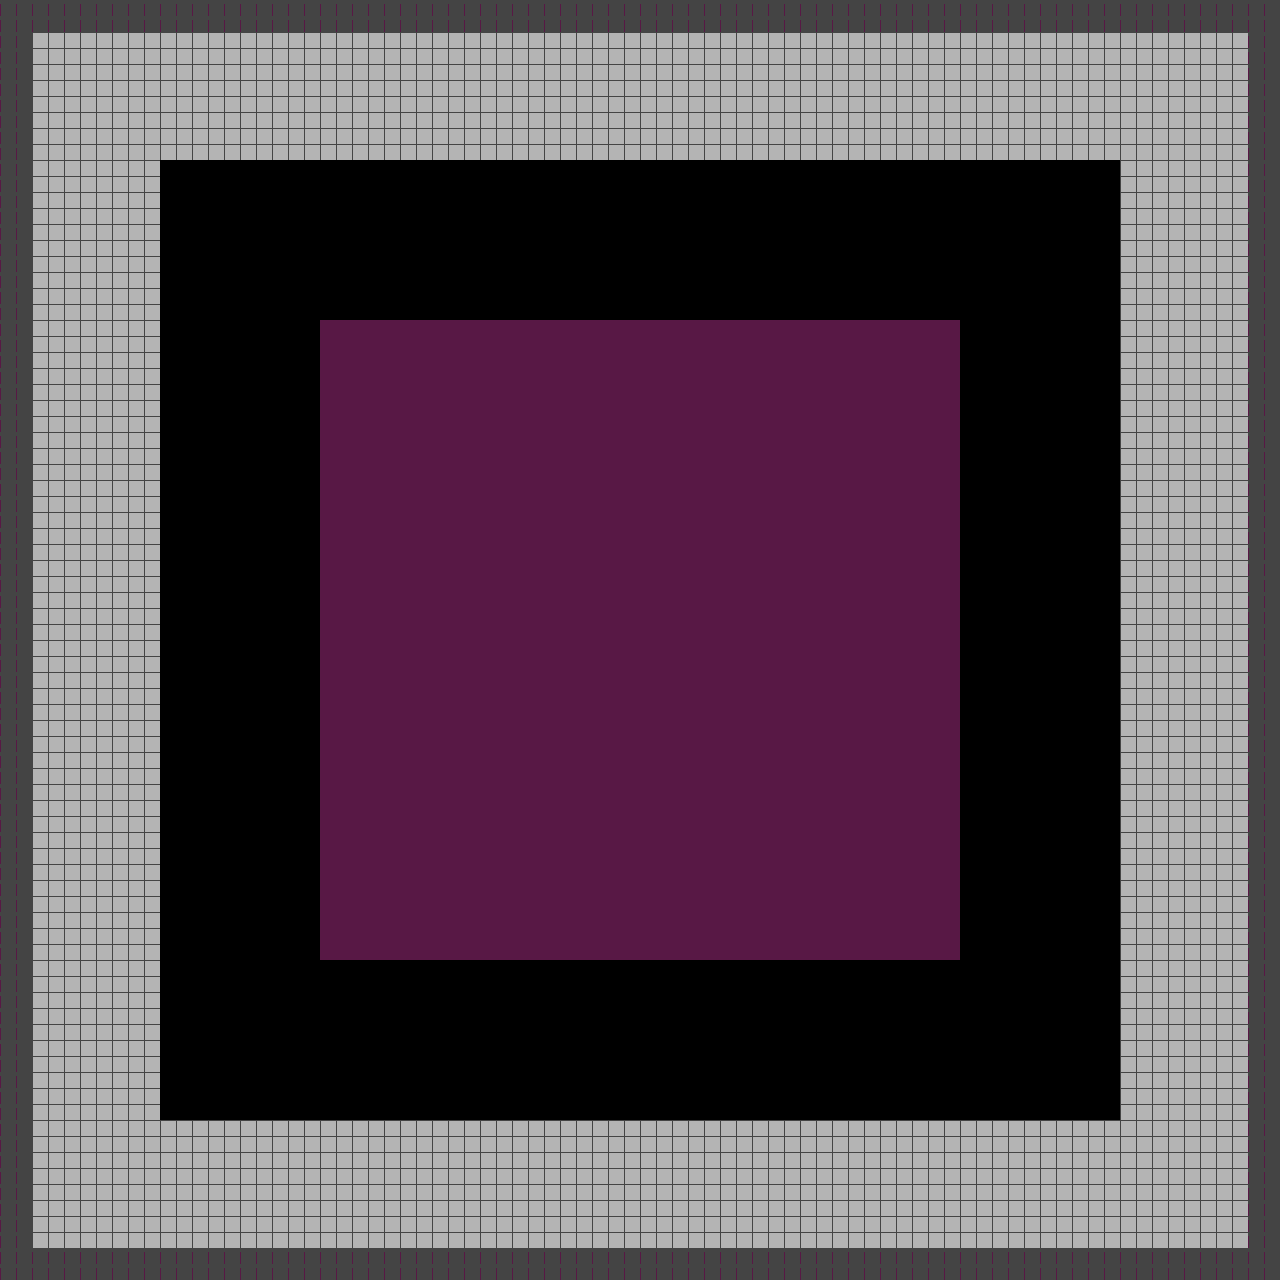

A 2D game scene composited from a Tiled map and its tileset images. What follows is a short description and the map's XML, with each tile layer's data collapsed to a summary:
An orthogonal 80x80 tile map with 16x16 px tiles, 1 tile layer (background) and 6 objects (boss, zone_a4, zone_a3, zone_a2, zone_a1, ...).

<map version="1.10" tiledversion="1.10.2" orientation="orthogonal" renderorder="right-down" width="80" height="80" tilewidth="16" tileheight="16" infinite="0" nextlayerid="19" nextobjectid="48">
 <tileset firstgid="1" source="hackceler_test.tsx" />
 <layer id="1" name="background" width="80" height="80">
  <data>[6400 cells, 6400 non-empty, 4 distinct tile ids]</data>
 </layer>
 <objectgroup id="5" name="Interactions">
  <object id="40" name="boss" x="640" y="288">
   <properties>
    <property name="version" value="lambda" />
   </properties>
   <point />
  </object>
 </objectgroup>
 <objectgroup id="4" name="walls" class="Wall">
  <object id="42" name="zone_a4" x="1248" y="0" width="32" height="1280" />
  <object id="16" name="zone_a3" x="0" y="0" width="1280" height="32" />
  <object id="17" name="zone_a2" x="0" y="0" width="32" height="1280" />
  <object id="41" name="zone_a1" x="0" y="1248" width="1280" height="32" />
 </objectgroup>
 <objectgroup id="3" name="Player">
  <object id="4" name="Player" type="Player" x="640" y="1200">
   <properties>
    <property name="hitbox_height" type="int" value="32" />
    <property name="hitbox_width" type="int" value="32" />
   </properties>
   <point />
  </object>
 </objectgroup>
</map>
